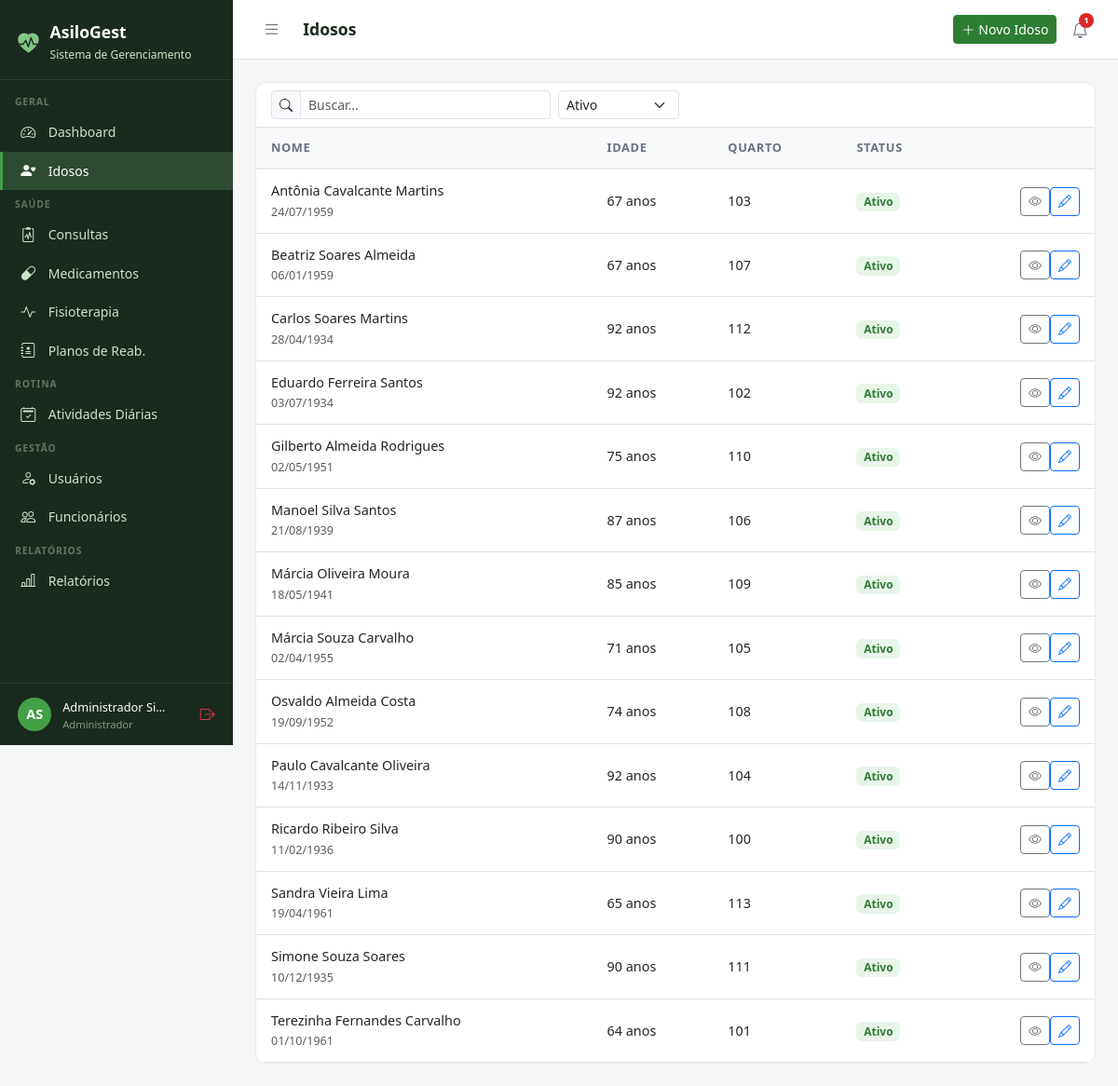
The app's page /idosos/ (signed in) with its own data.
### core/models.py (models this page shows, shortened)
class Usuario(AbstractUser):
    PERFIL_CHOICES = [
        ('administrador', 'Administrador'),
        ('medico', 'Médico'),
        ('fisioterapeuta', 'Fisioterapeuta'),
        ('enfermeiro', 'Enfermeiro(a)'),
        ('recepcionista', 'Recepcionista'),
        ('familiar', 'Familiar do Idoso'),
    ]
    perfil = models.CharField(
        max_length=20, choices=PERFIL_CHOICES,
        default='recepcionista', verbose_name='Perfil de Acesso'
    )
    telefone = models.CharField(max_length=15, blank=True, verbose_name='Telefone')
    cpf = models.CharField(max_length=14, unique=True, null=True, blank=True, verbose_name='CPF')
    foto = models.ImageField(upload_to='usuarios/', blank=True, null=True, verbose_name='Foto')
    data_nascimento = models.DateField(null=True, blank=True, verbose_name='Data de Nascimento')
    especialidade = models.CharField(
        max_length=100, blank=True, verbose_name='Especialidade',
        help_text='Preencha para Médico ou Fisioterapeuta'
    )
    data_admissao = models.DateField(null=True, blank=True, verbose_name='Data de Admissão')
    primeiro_acesso = models.BooleanField(
        default=True, verbose_name='Primeiro Acesso',
        help_text='Usuário deve definir senha no primeiro login'
    )
    ativo = models.BooleanField(default=True, verbose_name='Ativo')
    criado_em = models.DateTimeField(auto_now_add=True)
    class Meta:
        verbose_name = 'Usuário'
        verbose_name_plural = 'Usuários'
        ordering = ['first_name', 'last_name']
    @property
    def is_administrador(self):
        return self.perfil == 'administrador' or self.is_superuser
    @property
    def is_fisioterapeuta(self):
        return self.perfil == 'fisioterapeuta'
    @property
    def is_familiar(self):
        return self.perfil == 'familiar'
    @property
    def pode_ver_saude(self):
        return (self.is_administrador or self.is_medico
                or self.is_fisioterapeuta or self.is_enfermeiro)
    @property
    def pode_cadastrar_usuarios(self):
        return self.is_administrador or self.is_recepcionista
    @property
    def pode_administrar(self):
        return self.is_administrador

### idosos/models.py (models this page shows, shortened)
class Idoso(models.Model):
    SEXO_CHOICES = [('M', 'Masculino'), ('F', 'Feminino')]
    TIPO_SANGUINEO = [('A+','A+'),('A-','A-'),('B+','B+'),('B-','B-'),('AB+','AB+'),('AB-','AB-'),('O+','O+'),('O-','O-')]
    STATUS_CHOICES = [('ativo','Ativo'),('inativo','Inativo'),('internado','Internado'),('falecido','Falecido')]
    nome = models.CharField(max_length=150, verbose_name='Nome Completo')
    data_nascimento = models.DateField(verbose_name='Data de Nascimento')
    sexo = models.CharField(max_length=1, choices=SEXO_CHOICES)
    cpf = models.CharField(max_length=14, unique=True, null=True, blank=True)
    rg = models.CharField(max_length=20, blank=True)
    tipo_sanguineo = models.CharField(max_length=3, choices=TIPO_SANGUINEO, blank=True)
    foto = models.ImageField(upload_to='idosos/', blank=True, null=True)
    status = models.CharField(max_length=10, choices=STATUS_CHOICES, default='ativo')
    endereco = models.CharField(max_length=200, blank=True)
    cidade = models.CharField(max_length=100, blank=True)
    estado = models.CharField(max_length=2, blank=True)
    cep = models.CharField(max_length=9, blank=True)
    alergias = models.TextField(blank=True, verbose_name='Alergias')
    condicoes_medicas = models.TextField(blank=True, verbose_name='Condições Médicas')
    observacoes = models.TextField(blank=True, verbose_name='Observações Gerais')
    data_entrada = models.DateField(verbose_name='Data de Entrada')
    numero_quarto = models.CharField(max_length=10, blank=True, verbose_name='Quarto')
    criado_em = models.DateTimeField(auto_now_add=True)
    atualizado_em = models.DateTimeField(auto_now=True)
    class Meta:
        verbose_name = 'Idoso'
        verbose_name_plural = 'Idosos'
        ordering = ['nome']
    @property
    def idade(self):
        from datetime import date
        hoje = date.today()
        return hoje.year - self.data_nascimento.year - (
            (hoje.month, hoje.day) < (self.data_nascimento.month, self.data_nascimento.day)
        )

### idosos/views.py (the view)
# urls.py: path('', views.lista, name='lista'),
@login_required
def lista(request):
    q = request.GET.get('q', '')
    status = request.GET.get('status', 'ativo')
    idosos = Idoso.objects.all()
    if request.user.is_familiar:
        vinculos = FamiliarVinculo.objects.filter(
            familiar=request.user).values_list('idoso_id', flat=True)
        idosos = idosos.filter(id__in=vinculos)
    if q:
        idosos = idosos.filter(Q(nome__icontains=q) | Q(cpf__icontains=q))
    if status:
        idosos = idosos.filter(status=status)
    return render(request, 'idosos/lista.html', {
        'idosos': idosos, 'q': q, 'status_filtro': status
    })

### templates/idosos/lista.html (shortened to what this page needs)
{% extends 'base.html' %}
{% block title %}Idosos{% endblock %}{% block page_title %}Idosos{% endblock %}
{% block topbar_actions %}{% if not user.is_familiar %}<a href="{% url 'idosos:novo' %}" class="btn btn-primary btn-sm"><i class="bi bi-plus-lg me-1"></i>Novo Idoso</a>{% endif %}{% endblock %}
{% block content %}
<div class="table-card">
  <div class="px-3 py-2 border-bottom">
    <form class="d-flex gap-2" method="get">
      <div class="input-group input-group-sm" style="max-width:300px;"><span class="input-group-text"><i class="bi bi-search"></i></span><input type="text" name="q" class="form-control" placeholder="Buscar..." value="{{ q }}"></div>
      <select name="status" class="form-select form-select-sm" style="max-width:130px;" onchange="this.form.submit()"><option value="ativo" {% if status_filtro == "ativo" %}selected{% endif %}>Ativo</option></select>
    </form>
  </div>
  <table class="table table-hover"><thead><tr><th>Nome</th><th>Idade</th><th>Quarto</th><th>Status</th><th></th></tr></thead>
  <tbody>{% for i in idosos %}<tr>
    <td><div style="font-weight:500;">{{ i.nome }}</div><small class="text-muted">{{ i.data_nascimento|date:"d/m/Y" }}</small></td>
    <td>{{ i.idade }} anos</td><td>{{ i.numero_quarto|default:"–" }}</td>
    <td><span class="badge" style="background:#E8F5E9;color:#2E7D32;font-size:.75rem;">{{ i.get_status_display }}</span></td>
    <td class="text-end"><a href="{% url 'idosos:detalhe' i.pk %}" class="btn btn-sm btn-outline-secondary"><i class="bi bi-eye"></i></a>{% if not user.is_familiar %}<a href="{% url 'idosos:editar' i.pk %}" class="btn btn-sm btn-outline-primary"><i class="bi bi-pencil"></i></a>{% endif %}</td>
  </tr>{% empty %}<tr><td colspan="5" class="text-center py-4 text-muted">Nenhum idoso encontrado.</td></tr>{% endfor %}</tbody></table>
</div>{% endblock %}

### templates/base.html (shortened to what this page needs)
<!DOCTYPE html>
<html lang="pt-br">
<head>
  <link href="https://cdn.jsdelivr.net/npm/bootstrap@5.3.0/dist/css/bootstrap.min.css" rel="stylesheet">
  <link href="https://cdn.jsdelivr.net/npm/bootstrap-icons@1.11.0/font/bootstrap-icons.css" rel="stylesheet">
</head>
<body>
{% if user.is_authenticated %}
<div id="sidebar">
  <div class="sidebar-brand">
    <i class="bi bi-heart-pulse-fill" style="color:#81C784;font-size:1.4rem;"></i>
    <div>
      <h5 style="margin:0;">AsiloGest</h5>
      <small>Sistema de Gerenciamento</small>
    </div>
  </div>
  <nav class="sidebar-nav">
    <div class="nav-section">Geral</div>
    <a href="{% url 'dashboard' %}" class="sidebar-link {% if request.resolver_match.url_name == 'dashboard' %}active{% endif %}">
      <i class="bi bi-speedometer2"></i> Dashboard
    </a>
    <a href="{% url 'idosos:lista' %}" class="sidebar-link">
      <i class="bi bi-person-heart"></i>
      {% if user.is_familiar %}Meus Familiares{% else %}Idosos{% endif %}
    </a>
    {% if user.pode_ver_saude or user.is_familiar %}
    <div class="nav-section">Saúde</div>
    <a href="{% url 'consultas:lista' %}" class="sidebar-link">
      <i class="bi bi-clipboard2-pulse"></i> Consultas
    </a>
    <a href="{% url 'medicamentos:lista' %}" class="sidebar-link">
      <i class="bi bi-capsule"></i> Medicamentos
    </a>
    <a href="{% url 'fisioterapia:lista' %}" class="sidebar-link">
      <i class="bi bi-activity"></i> Fisioterapia
    </a>
    {% if user.pode_ver_saude and not user.is_familiar %}
    <a href="{% url 'fisioterapia:planos_lista' %}" class="sidebar-link">
      <i class="bi bi-journal-medical"></i> Planos de Reab.
    </a>
    {% endif %}
    {% endif %}
    <div class="nav-section">Rotina</div>
    <a href="{% url 'atividades:lista' %}" class="sidebar-link">
      <i class="bi bi-calendar2-check"></i> Atividades Diárias
    </a>
    {% if user.pode_cadastrar_usuarios %}
    <div class="nav-section">Gestão</div>
    <a href="{% url 'usuarios_lista' %}" class="sidebar-link">
      <i class="bi bi-person-gear"></i> Usuários
    </a>
    {% endif %}
    {% if user.pode_administrar %}
    <a href="{% url 'funcionarios:lista' %}" class="sidebar-link">
      <i class="bi bi-people"></i> Funcionários
    </a>
    {% endif %}
    {% if user.pode_ver_saude or user.pode_administrar %}
    <div class="nav-section">Relatórios</div>
    <a href="{% url 'relatorios:lista' %}" class="sidebar-link">
      <i class="bi bi-bar-chart-line"></i> Relatórios
    </a>
    {% endif %}
  </nav>
  <div class="sidebar-user">
    <div class="avatar">{{ user.first_name|first|upper }}{{ user.last_name|first|upper }}</div>
    <div class="info" style="min-width:0;flex:1;">
      <span>{{ user.get_full_name|truncatechars:18 }}</span>
      <small>{{ user.get_perfil_display }}</small>
    </div>
    <a href="{% url 'logout' %}" class="text-danger" title="Sair" style="flex-shrink:0;">
      <i class="bi bi-box-arrow-right"></i>
    </a>
  </div>
</div>
<div id="main">
  <div class="topbar">
    <div class="topbar-left">
      <button class="btn-toggle-sidebar" onclick="toggleSidebar()" title="Menu">
        <i class="bi bi-list"></i>
      </button>
      <h4>{% block page_title %}{% endblock %}</h4>
    </div>
    <div class="d-flex align-items-center gap-2">
      {% block topbar_actions %}{% endblock %}
      <div style="position:relative;">
        <button class="notif-btn" id="notifBtn" onclick="toggleNotif()" title="Notificações">
          <i class="bi bi-bell"></i>
          {% if notif_count %}
          <span class="notif-badge">{{ notif_count }}</span>
          {% endif %}
        </button>
      </div>
    </div>
  </div>
  <div class="content">
    {% block content %}{% endblock %}
  </div>
</div>
{% else %}
{% block full_content %}{% endblock %}
{% endif %}
</body>
</html>

### templates/base.html (style rules this page uses)
:root { --sidebar-width: 250px; --primary: #2E7D32; --primary-light: #43A047; --accent: #1565C0; --bg-sidebar: #1B2A1E; --bg-sidebar-hover: #2E4A33; --text-sidebar: #C8E6C9; --transition: 0.3s ease; }
body { background: #F4F6F8; font-family: 'Segoe UI', sans-serif; }
#sidebar { position: fixed; top: 0; left: 0; width: var(--sidebar-width); height: 100vh; background: var(--bg-sidebar); z-index: 1000; display: flex; flex-direction: column; overflow-y: auto; transition: transform var(--transition); }
.sidebar-brand { padding: 1.5rem 1.2rem 1rem; border-bottom: 1px solid rgba(255,255,255,0.08); display: flex; align-items: center; gap: .75rem; }
.sidebar-brand h5 { color: #fff; font-weight: 700; margin: 0; font-size: 1.1rem; }
.sidebar-brand small { color: var(--text-sidebar); font-size: .75rem; }
.sidebar-nav { padding: .5rem 0; flex: 1; }
.nav-section { padding: .5rem 1rem .2rem; color: rgba(200,230,201,.4); font-size: .65rem; font-weight: 700; letter-spacing: .08em; text-transform: uppercase; }
.sidebar-link { display: flex; align-items: center; gap: .65rem; padding: .55rem 1.2rem; color: var(--text-sidebar); text-decoration: none; font-size: .875rem; transition: all .2s; border-left: 3px solid transparent; }
.sidebar-link:hover, .sidebar-link.active { background: var(--bg-sidebar-hover); color: #fff; border-left-color: var(--primary-light); }
.sidebar-link i { font-size: 1rem; width: 1.2rem; }
.sidebar-user { padding: .8rem 1.2rem; border-top: 1px solid rgba(255,255,255,0.08); display: flex; align-items: center; gap: .75rem; }
.sidebar-user .avatar { width: 36px; height: 36px; background: var(--primary-light); border-radius: 50%; display: flex; align-items: center; justify-content: center; color: #fff; font-weight: 700; font-size: .9rem; flex-shrink: 0; }
.sidebar-user .info small { color: rgba(200,230,201,.6); font-size: .7rem; display: block; }
.sidebar-user .info span { color: #fff; font-size: .8rem; }
#main { margin-left: var(--sidebar-width); min-height: 100vh; display: flex; flex-direction: column; transition: margin-left var(--transition); }
.topbar { background: #fff; border-bottom: 1px solid #E0E0E0; padding: .75rem 1.5rem; display: flex; align-items: center; justify-content: space-between; position: sticky; top: 0; z-index: 999; }
.topbar-left { display: flex; align-items: center; gap: 1rem; }
.topbar h4 { margin: 0; font-size: 1.1rem; font-weight: 600; color: #1B2A1E; }
.btn-toggle-sidebar { background: none; border: none; padding: .4rem .5rem; color: #6B7280; cursor: pointer; border-radius: 6px; font-size: 1.2rem; line-height: 1; transition: background .2s, color .2s; }
.notif-btn { position: relative; background: none; border: none; padding: .4rem .5rem; color: #6B7280; cursor: pointer; border-radius: 6px; font-size: 1.1rem; transition: background .2s, color .2s; }
.notif-badge { position: absolute; top: 2px; right: 2px; background: #DC2626; color: #fff; font-size: .6rem; font-weight: 700; min-width: 16px; height: 16px; border-radius: 8px; padding: 0 4px; display: flex; align-items: center; justify-content: center; }
.content { padding: 1.5rem; flex: 1; }
.table-card { background: #fff; border-radius: 12px; border: 1px solid #E8EAF0; overflow: hidden; }
.table-card .table { margin: 0; }
.table thead th { background: #F8F9FA; border-bottom: 2px solid #E8EAF0; font-size: .8rem; font-weight: 600; color: #6B7280; text-transform: uppercase; letter-spacing: .05em; padding: .75rem 1rem; }
.table td { padding: .75rem 1rem; vertical-align: middle; font-size: .9rem; }
.btn-primary { background: var(--primary); border-color: var(--primary); }

### records on screen
Usuario: first_name|first "A", last_name|first "S", get_full_name "Administrador Si…", perfil "Administrador"
Idoso: nome "Antônia Cavalcante Martins", data_nascimento "24/07/1959", idade "67", numero_quarto "103", status "Ativo"
Idoso: nome "Beatriz Soares Almeida", data_nascimento "06/01/1959", idade "67", numero_quarto "107", status "Ativo"
Idoso: nome "Carlos Soares Martins", data_nascimento "28/04/1934", idade "92", numero_quarto "112", status "Ativo"
Idoso: nome "Eduardo Ferreira Santos", data_nascimento "03/07/1934", idade "92", numero_quarto "102", status "Ativo"
Idoso: nome "Gilberto Almeida Rodrigues", data_nascimento "02/05/1951", idade "75", numero_quarto "110", status "Ativo"
Idoso: nome "Manoel Silva Santos", data_nascimento "21/08/1939", idade "87", numero_quarto "106", status "Ativo"
Idoso: nome "Márcia Oliveira Moura", data_nascimento "18/05/1941", idade "85", numero_quarto "109", status "Ativo"
Idoso: nome "Márcia Souza Carvalho", data_nascimento "02/04/1955", idade "71", numero_quarto "105", status "Ativo"
Idoso: nome "Osvaldo Almeida Costa", data_nascimento "19/09/1952", idade "74", numero_quarto "108", status "Ativo"
Idoso: nome "Paulo Cavalcante Oliveira", data_nascimento "14/11/1933", idade "92", numero_quarto "104", status "Ativo"
Idoso: nome "Ricardo Ribeiro Silva", data_nascimento "11/02/1936", idade "90", numero_quarto "100", status "Ativo"
Idoso: nome "Sandra Vieira Lima", data_nascimento "19/04/1961", idade "65", numero_quarto "113", status "Ativo"
Idoso: nome "Simone Souza Soares", data_nascimento "10/12/1935", idade "90", numero_quarto "111", status "Ativo"
Idoso: nome "Terezinha Fernandes Carvalho", data_nascimento "01/10/1961", idade "64", numero_quarto "101", status "Ativo"

### other values on screen
{{ notif_count }} "1"
